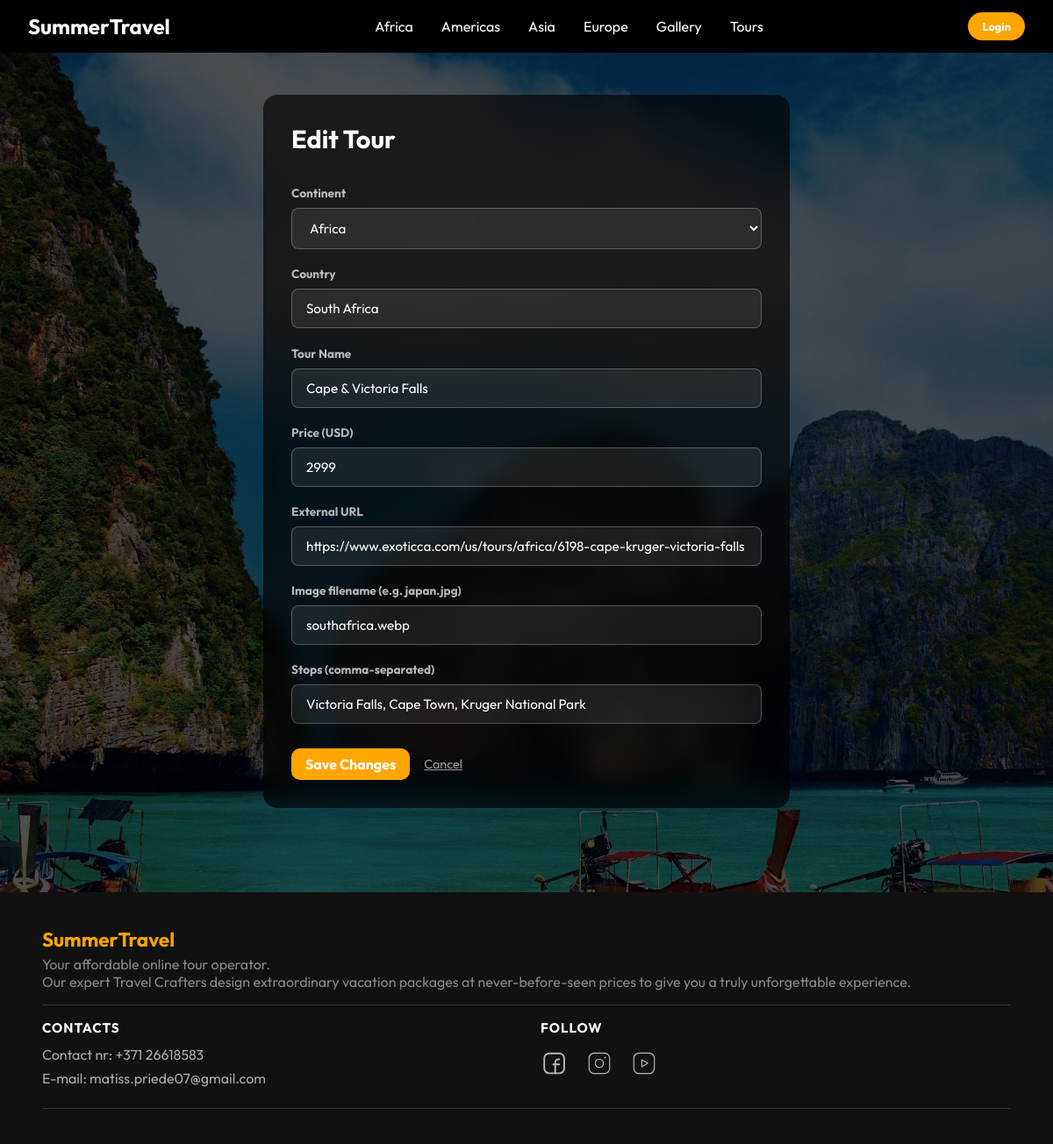
/tours/2/edit, run on the app's committed database.
### tables this page shows
CREATE TABLE tours (
    id INTEGER PRIMARY KEY AUTOINCREMENT,
    destination_id INTEGER NOT NULL,
    title TEXT NOT NULL,
    price INTEGER NOT NULL,
    external_url TEXT, image TEXT, continent_id INTEGER, country TEXT,
    FOREIGN KEY (destination_id) REFERENCES destinations(id)
);

### app.py (the view, shortened to what this page needs)
@app.route('/tours/<int:tour_id>/edit', methods=['GET', 'POST'])
def tour_edit(tour_id):
    db = get_db()
    tour = db.execute('SELECT * FROM tours WHERE id = ?', (tour_id,)).fetchone()
    if not tour:
        abort(404)
    stops = db.execute('SELECT stop_name FROM tour_stops WHERE tour_id=?', (tour_id,)).fetchall()
    stops_str = ', '.join(r['stop_name'] for r in stops)
    image = tour['image'] or ''
    continents = db.execute('SELECT * FROM continents').fetchall()
    db.close()
    return render_template('tour_form.html', tour=tour, stops_str=stops_str, continents=continents)

### app.py (called while the page is built)
def get_db():
    conn = sqlite3.connect(DB)
    conn.row_factory = sqlite3.Row
    return conn

### templates/tour_form.html (shortened to what this page needs)
{% extends "base.html" %}
{% block content %}
<div class="form_page">
    <h1>{{ 'Edit' if tour else 'Add New' }} Tour</h1>
    <form method="POST" class="crud_form">
       <label for="continent_id">Continent</label>
        <select name="continent_id" id="continent_id" required>
            {% for c in continents %}
            <option value="{{ c['id'] }}"
                {% if tour and tour['continent_id'] == c['id'] %}selected{% endif %}>
                {{ c['name'] }}
            </option>
            {% endfor %}
        </select>
        <label for="country">Country</label>
        <input type="text" id="country" name="country"
               value="{{ tour['country'] if tour else '' }}"
               placeholder="e.g. Thailand">
        <label for="title">Tour Name</label>
        <input type="text" id="title" name="title"
               value="{{ tour['title'] if tour else '' }}"
               placeholder="e.g. Grand Tour of Morocco" required>
        <label for="price">Price (USD)</label>
        <input type="number" id="price" name="price"
               value="{{ tour['price'] if tour else '' }}"
               placeholder="e.g. 1699" min="0" required>
        <label for="external_url">External URL</label>
        <input type="url" id="external_url" name="external_url"
               value="{{ tour['external_url'] if tour else '' }}"
               placeholder="https://...">
        <label for="image">Image filename (e.g. japan.jpg)</label>
        <input type="text" id="image" name="image"
               value="{{ tour['image'] if tour else '' }}"
               placeholder="e.g. japan.jpg">
        <label for="stops">Stops (comma-separated)</label>
        <input type="text" id="stops" name="stops"
               value="{{ stops_str if stops_str is defined else '' }}"
               placeholder="e.g. Cairo, Giza, Luxor">
        <div class="form_actions">
            <button type="submit" class="login_btn">{{ 'Save Changes' if tour else 'Add Tour' }}</button>
            <a href="{{ url_for('tours') }}" class="cancel_btn">Cancel</a>
        </div>
    </form>
</div>
{% endblock %}

### static/css/style.css (style rules this page uses)
* { margin: 0; padding: 0; box-sizing: border-box; font-family: "Outfit", sans-serif; }
body { background-image: url("../images/backgroung.jpg"); background-attachment: fixed; height: 100%; background-position: center; background-repeat: no-repeat; background-size: cover; }
body { display: flex; flex-direction: column; min-height: 100vh; }
a { text-decoration: none; color: #fff; font-size: 1rem; }
.login_btn { background-color: orange; color: #fff; padding: 0.5rem 1rem; border: none; outline: none; border-radius: 10px; font-size: 1.5rem; font-weight: bold; cursor: pointer; transition: scale 0.2 ease; width: 90%; margin-top: 1rem; }
.form_page { max-width: 600px; margin: 3rem auto; padding: 2rem; background: rgba(0,0,0,0.65); backdrop-filter: blur(12px); border-radius: 16px; color: #fff; }
.form_page h1 { font-size: 1.8rem; margin-bottom: 1.5rem; }
.crud_form { display: flex; flex-direction: column; gap: 0.5rem; }
.crud_form label { font-size: 0.85rem; font-weight: bold; color: rgba(255,255,255,0.7); margin-top: 0.7rem; }
.crud_form input, .crud_form select { width: 100%; padding: 0.75rem 1rem; border-radius: 8px; border: 1.5px solid rgba(255,255,255,0.25); background: rgba(255,255,255,0.08); color: #fff; font-size: 0.95rem; font-family: "Outfit", sans-serif; }
.crud_form select option { background: #222; color: #fff; }
.crud_form input::placeholder { color: rgba(255,255,255,0.35); }
.form_actions { display: flex; gap: 1rem; align-items: center; margin-top: 1.2rem; }
.crud_form .login_btn { font-size: 1rem; width: auto; margin: 0; }
.cancel_btn { color: rgba(255,255,255,0.6); font-size: 0.9rem; text-decoration: underline; }

### data on the page
tours: country "South Africa", title "Cape & Victoria Falls", price "2999", external_url "https://www.exoticca.com/us/tours/africa/6198-cape-kruger-victoria-falls", image "southafrica.webp"

### other printed values
{{ 'Edit' if tour else 'Add New' }} "Edit"
{{ 'Save Changes' if tour else 'Add Tour' }} "Save Changes"
form field continent_id "Africa"
